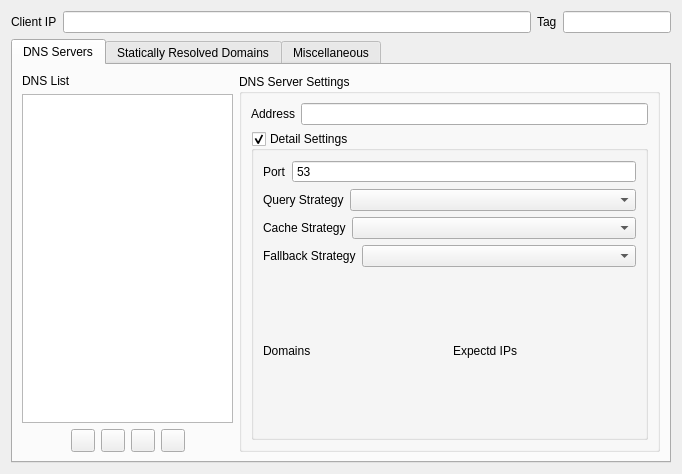
<?xml version="1.0" encoding="UTF-8"?>
<ui version="4.0">
 <class>DnsSettingsWidget</class>
 <widget class="QWidget" name="DnsSettingsWidget">
  <property name="geometry">
   <rect>
    <x>0</x>
    <y>0</y>
    <width>682</width>
    <height>474</height>
   </rect>
  </property>
  <property name="windowTitle">
   <string>Form</string>
  </property>
  <layout class="QVBoxLayout" name="verticalLayout_2">
   <item>
    <layout class="QHBoxLayout" name="horizontalLayout_5" stretch="0,1,0,0,0">
     <item>
      <widget class="QLabel" name="label">
       <property name="text">
        <string>Client IP</string>
       </property>
      </widget>
     </item>
     <item>
      <widget class="QLineEdit" name="dnsClientIPTxt">
       <property name="toolTip">
        <string>The current system's IP address is used to notify the server of the client's location when querying DNS. 

It cannot be a private address.</string>
       </property>
      </widget>
     </item>
     <item>
      <widget class="QLabel" name="label_2">
       <property name="text">
        <string>Tag</string>
       </property>
      </widget>
     </item>
     <item>
      <widget class="QLineEdit" name="dnsTagTxt">
       <property name="toolTip">
        <string>(V2Ray 4.13+) The query traffic sent by this DNS, except for localhost and DOHL modes, will carry this identifier, which can be matched with inboundTag in the route.</string>
       </property>
      </widget>
     </item>
    </layout>
   </item>
   <item>
    <widget class="QTabWidget" name="tabWidget">
     <property name="currentIndex">
      <number>0</number>
     </property>
     <widget class="QWidget" name="tab_2">
      <attribute name="title">
       <string>DNS Servers</string>
      </attribute>
      <layout class="QHBoxLayout" name="horizontalLayout_2" stretch="2,4">
       <item>
        <layout class="QVBoxLayout" name="verticalLayout">
         <item>
          <widget class="QLabel" name="label_6">
           <property name="text">
            <string>DNS List</string>
           </property>
          </widget>
         </item>
         <item>
          <widget class="QListWidget" name="serversListbox"/>
         </item>
         <item>
          <layout class="QHBoxLayout" name="horizontalLayout">
           <item>
            <spacer name="horizontalSpacer_2">
             <property name="orientation">
              <enum>Qt::Horizontal</enum>
             </property>
             <property name="sizeHint" stdset="0">
              <size>
               <width>40</width>
               <height>20</height>
              </size>
             </property>
            </spacer>
           </item>
           <item>
            <widget class="QToolButton" name="addServerBtn">
             <property name="icon">
              <iconset>
               <normaloff>:/assets/icons/ui_dark/add.svg</normaloff>:/assets/icons/ui_dark/add.svg</iconset>
             </property>
            </widget>
           </item>
           <item>
            <widget class="QToolButton" name="removeServerBtn">
             <property name="icon">
              <iconset>
               <normaloff>:/assets/icons/ui_dark/minus.svg</normaloff>:/assets/icons/ui_dark/minus.svg</iconset>
             </property>
            </widget>
           </item>
           <item>
            <widget class="QToolButton" name="moveServerUpBtn">
             <property name="text">
              <string/>
             </property>
             <property name="icon">
              <iconset>
               <normaloff>:/assets/icons/ui_dark/arrow-up.svg</normaloff>:/assets/icons/ui_dark/arrow-up.svg</iconset>
             </property>
            </widget>
           </item>
           <item>
            <widget class="QToolButton" name="moveServerDownBtn">
             <property name="icon">
              <iconset>
               <normaloff>:/assets/icons/ui_dark/arrow-down.svg</normaloff>:/assets/icons/ui_dark/arrow-down.svg</iconset>
             </property>
            </widget>
           </item>
           <item>
            <spacer name="horizontalSpacer">
             <property name="orientation">
              <enum>Qt::Horizontal</enum>
             </property>
             <property name="sizeHint" stdset="0">
              <size>
               <width>40</width>
               <height>20</height>
              </size>
             </property>
            </spacer>
           </item>
          </layout>
         </item>
        </layout>
       </item>
       <item>
        <widget class="QGroupBox" name="dnsSettingsGB">
         <property name="title">
          <string>DNS Server Settings</string>
         </property>
         <layout class="QVBoxLayout" name="verticalLayout_3" stretch="0,1">
          <item>
           <layout class="QFormLayout" name="formLayout_2">
            <item row="0" column="0">
             <widget class="QLabel" name="label_5">
              <property name="text">
               <string>Address</string>
              </property>
             </widget>
            </item>
            <item row="0" column="1">
             <widget class="QLineEdit" name="serverAddressTxt"/>
            </item>
           </layout>
          </item>
          <item>
           <widget class="QGroupBox" name="detailsSettingsGB">
            <property name="title">
             <string>Detail Settings</string>
            </property>
            <property name="checkable">
             <bool>true</bool>
            </property>
            <layout class="QGridLayout" name="_2" rowstretch="0,0,1">
             <item row="4" column="1">
              <widget class="QLabel" name="label_4">
               <property name="text">
                <string>Expectd IPs</string>
               </property>
              </widget>
             </item>
             <item row="5" column="0">
              <layout class="QGridLayout" name="domainsLayout"/>
             </item>
             <item row="4" column="0">
              <widget class="QLabel" name="label_3">
               <property name="text">
                <string>Domains</string>
               </property>
              </widget>
             </item>
             <item row="5" column="1">
              <layout class="QGridLayout" name="expectedIPsLayout"/>
             </item>
             <item row="0" column="0" colspan="2">
              <layout class="QHBoxLayout" name="horizontalLayout_4" stretch="0,1">
               <item>
                <widget class="QLabel" name="label_7">
                 <property name="text">
                  <string>Port</string>
                 </property>
                </widget>
               </item>
               <item>
                <widget class="QSpinBox" name="serverPortSB">
                 <property name="toolTip">
                  <string>Port for DNS server. Normally it's 53.
This entry is ignored by V2Ray core when using DoH servers.</string>
                 </property>
                 <property name="buttonSymbols">
                  <enum>QAbstractSpinBox::NoButtons</enum>
                 </property>
                 <property name="minimum">
                  <number>1</number>
                 </property>
                 <property name="maximum">
                  <number>65535</number>
                 </property>
                 <property name="value">
                  <number>53</number>
                 </property>
                </widget>
               </item>
              </layout>
             </item>
             <item row="1" column="0" colspan="2">
              <layout class="QHBoxLayout" name="horizontalLayout_7" stretch="0,1">
               <item>
                <widget class="QLabel" name="label_16">
                 <property name="text">
                  <string>Query Strategy</string>
                 </property>
                </widget>
               </item>
               <item>
                <widget class="QComboBox" name="queryStrategyCB">
                 <item>
                  <property name="text">
                   <string />
                  </property>
                 </item>
                 <item>
                  <property name="text">
                   <string notr="true">UseIP</string>
                  </property>
                 </item>
                 <item>
                  <property name="text">
                   <string notr="true">UseIPv4</string>
                  </property>
                 </item>
                 <item>
                  <property name="text">
                   <string notr="true">UseIPv6</string>
                  </property>
                 </item>
                </widget>
               </item>
              </layout>
             </item>
             <item row="2" column="0" colspan="2">
              <layout class="QHBoxLayout" name="horizontalLayout_8" stretch="0,1">
               <item>
                <widget class="QLabel" name="label_17">
                 <property name="text">
                  <string>Cache Strategy</string>
                 </property>
                </widget>
               </item>
               <item>
                <widget class="QComboBox" name="cacheStrategyCB">
                 <item>
                  <property name="text">
                   <string />
                  </property>
                 </item>
                 <item>
                  <property name="text">
                   <string notr="true">enabled</string>
                  </property>
                 </item>
                 <item>
                  <property name="text">
                   <string notr="true">disabled</string>
                  </property>
                 </item>
                </widget>
               </item>
              </layout>
             </item>
             <item row="3" column="0" colspan="2">
              <layout class="QHBoxLayout" name="horizontalLayout_9" stretch="0,1">
               <item>
                <widget class="QLabel" name="label_18">
                 <property name="text">
                  <string>Fallback Strategy</string>
                 </property>
                </widget>
               </item>
               <item>
                <widget class="QComboBox" name="fallbackStrategyCB">
                 <item>
                  <property name="text">
                   <string />
                  </property>
                 </item>
                 <item>
                  <property name="text">
                   <string notr="true">enabled</string>
                  </property>
                 </item>
                 <item>
                  <property name="text">
                   <string notr="true">disabled</string>
                  </property>
                 </item>
                 <item>
                  <property name="text">
                   <string notr="true">disabledIfAnyMatch</string>
                  </property>
                 </item>
                </widget>
               </item>
              </layout>
             </item>
            </layout>
           </widget>
          </item>
         </layout>
        </widget>
       </item>
      </layout>
     </widget>
     <widget class="QWidget" name="tab">
      <attribute name="title">
       <string>Statically Resolved Domains</string>
      </attribute>
      <layout class="QGridLayout" name="gridLayout">
       <item row="0" column="0">
        <widget class="QTableWidget" name="staticResolvedDomainsTable">
         <property name="editTriggers">
          <set>QAbstractItemView::AllEditTriggers</set>
         </property>
         <property name="verticalScrollMode">
          <enum>QAbstractItemView::ScrollPerPixel</enum>
         </property>
         <property name="horizontalScrollMode">
          <enum>QAbstractItemView::ScrollPerPixel</enum>
         </property>
         <column>
          <property name="text">
           <string>Domain</string>
          </property>
         </column>
         <column>
          <property name="text">
           <string>Resolved IP</string>
          </property>
         </column>
        </widget>
       </item>
       <item row="1" column="0">
        <layout class="QHBoxLayout" name="horizontalLayout_3">
         <item>
          <spacer name="horizontalSpacer_3">
           <property name="orientation">
            <enum>Qt::Horizontal</enum>
           </property>
           <property name="sizeHint" stdset="0">
            <size>
             <width>40</width>
             <height>20</height>
            </size>
           </property>
          </spacer>
         </item>
         <item>
          <widget class="QToolButton" name="addStaticHostBtn">
           <property name="icon">
            <iconset>
             <normaloff>:/assets/icons/ui_dark/add.svg</normaloff>:/assets/icons/ui_dark/add.svg</iconset>
           </property>
          </widget>
         </item>
         <item>
          <widget class="QToolButton" name="removeStaticHostBtn">
           <property name="text">
            <string/>
           </property>
           <property name="icon">
            <iconset>
             <normaloff>:/assets/icons/ui_dark/minus.svg</normaloff>:/assets/icons/ui_dark/minus.svg</iconset>
           </property>
          </widget>
         </item>
         <item>
          <spacer name="horizontalSpacer_4">
           <property name="orientation">
            <enum>Qt::Horizontal</enum>
           </property>
           <property name="sizeHint" stdset="0">
            <size>
             <width>40</width>
             <height>20</height>
            </size>
           </property>
          </spacer>
         </item>
        </layout>
       </item>
      </layout>
     </widget>
     <widget class="QWidget" name="tab_3">
      <attribute name="title">
       <string>Miscellaneous</string>
      </attribute>
      <layout class="QFormLayout" name="formLayout">
       <item row="0" column="0">
        <widget class="QLabel" name="label_10">
         <property name="text">
          <string>Query Strategy</string>
         </property>
        </widget>
       </item>
       <item row="0" column="1">
        <widget class="QComboBox" name="dnsQueryStrategyCB">
         <item>
          <property name="text">
           <string notr="true">UseIP</string>
          </property>
         </item>
         <item>
          <property name="text">
           <string notr="true">UseIPv4</string>
          </property>
         </item>
         <item>
          <property name="text">
           <string notr="true">UseIPv6</string>
          </property>
         </item>
        </widget>
       </item>
       <item row="1" column="0">
        <widget class="QLabel" name="label_12">
         <property name="text">
          <string>Cache Strategy</string>
         </property>
        </widget>
       </item>
       <item row="1" column="1">
        <widget class="QComboBox" name="dnsCacheStrategyCB">
         <item>
          <property name="text">
           <string notr="true">enabled</string>
          </property>
         </item>
         <item>
          <property name="text">
           <string notr="true">disabled</string>
          </property>
         </item>
        </widget>
       </item>
       <item row="2" column="0">
        <widget class="QLabel" name="label_15">
         <property name="text">
          <string>Fallback Strategy</string>
         </property>
        </widget>
       </item>
       <item row="2" column="1">
        <widget class="QComboBox" name="dnsFallbackStrategyCB">
         <item>
          <property name="text">
           <string notr="true">enabled</string>
          </property>
         </item>
         <item>
          <property name="text">
           <string notr="true">disabled</string>
          </property>
         </item>
         <item>
          <property name="text">
           <string notr="true">disabledIfAnyMatch</string>
          </property>
         </item>
        </widget>
       </item>
       <item row="3" column="0">
        <widget class="QLabel" name="label_19">
         <property name="text">
          <string>Domain Matcher</string>
         </property>
        </widget>
       </item>
       <item row="3" column="1">
        <widget class="QComboBox" name="dnsDomainMatcherCB">
         <item>
          <property name="text">
           <string notr="true">mph</string>
          </property>
         </item>
         <item>
          <property name="text">
           <string notr="true">linear</string>
          </property>
         </item>
        </widget>
       </item>
       <item row="4" column="1">
        <layout class="QHBoxLayout" name="horizontalLayout_6">
         <item>
          <widget class="QGroupBox" name="groupBox_2">
           <property name="title">
            <string>Pool 1</string>
           </property>
           <layout class="QFormLayout" name="formLayout_3">
            <item row="0" column="0">
             <widget class="QLabel" name="label_8">
              <property name="text">
               <string>IP Range</string>
              </property>
             </widget>
            </item>
            <item row="1" column="0">
             <widget class="QLabel" name="label_9">
              <property name="text">
               <string>Pool Size</string>
              </property>
             </widget>
            </item>
            <item row="0" column="1">
             <widget class="QComboBox" name="fakeDNSIPPool">
              <property name="editable">
               <bool>true</bool>
              </property>
             </widget>
            </item>
            <item row="1" column="1">
             <widget class="QSpinBox" name="fakeDNSIPPoolSize">
              <property name="minimum">
               <number>1</number>
              </property>
              <property name="maximum">
               <number>999999999</number>
              </property>
              <property name="value">
               <number>65535</number>
              </property>
             </widget>
            </item>
           </layout>
          </widget>
         </item>
         <item>
          <widget class="QGroupBox" name="groupBox">
           <property name="title">
            <string>Pool 2</string>
           </property>
           <layout class="QFormLayout" name="formLayout_4">
            <item row="0" column="0">
             <widget class="QLabel" name="label_11">
              <property name="text">
               <string>IP Range</string>
              </property>
             </widget>
            </item>
            <item row="1" column="0">
             <widget class="QLabel" name="label_13">
              <property name="text">
               <string>Pool Size</string>
              </property>
             </widget>
            </item>
            <item row="0" column="1">
             <widget class="QComboBox" name="fakeDNSIPv6Pool">
              <property name="editable">
               <bool>true</bool>
              </property>
             </widget>
            </item>
            <item row="1" column="1">
             <widget class="QSpinBox" name="fakeDNSIPv6PoolSize">
              <property name="minimum">
               <number>1</number>
              </property>
              <property name="maximum">
               <number>999999999</number>
              </property>
              <property name="value">
               <number>65535</number>
              </property>
             </widget>
            </item>
           </layout>
          </widget>
         </item>
        </layout>
       </item>
       <item row="4" column="0">
        <widget class="QLabel" name="label_14">
         <property name="text">
          <string>FakeDNS</string>
         </property>
        </widget>
       </item>
      </layout>
     </widget>
    </widget>
   </item>
  </layout>
 </widget>
 <resources/>
 <connections/>
</ui>
